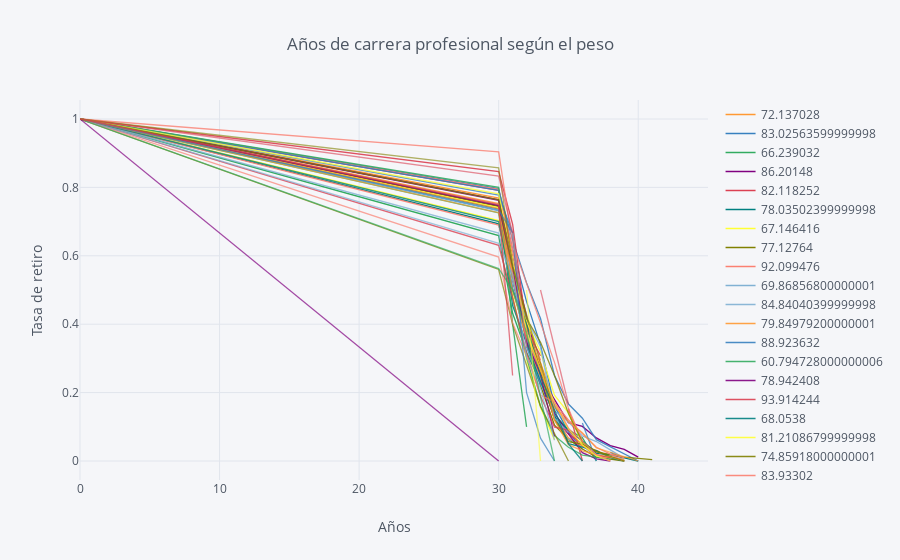

The notebook cell saved with this chart:
### Code cell
rates=survival(test, 'Weight(kgs)', 'Age', 'Retirement')
rates.iplot(kind='line', xTitle='Años', 
            yTitle='Tasa de retiro', title='Años de carrera profesional según el peso')

### Figure 1 — Plotly figure (JSON) as saved in the notebook; plotly's stock layout.template omitted (floating-point values rounded to 4 significant figures)
{"data": [{"line": {"color": "rgba(255, 153, 51, 1.0)", "dash": "solid", "shape": "linear", "width": 1.3}, "mode": "lines", "name": "72.137028", "text": "", "type": "scatter", "x": [0, 30, 31, 32, 33, 34, 35, 36, 37, 38, 39, 40, 41, 42, 44, 45], "y": [1, 0.7687, 0.5438, 0.3625, 0.2875, 0.1688, 0.09375, 0.04375, 0.03125, 0.0125, 0, "", "", "", "", ""]}, {"line": {"color": "rgba(55, 128, 191, 1.0)", "dash": "solid", "shape": "linear", "width": 1.3}, "mode": "lines", "name": "83.02563599999998", "text": "", "type": "scatter", "x": [0, 30, 31, 32, 33, 34, 35, 36, 37, 38, 39, 40, 41, 42, 44, 45], "y": [1, 0.7966, 0.6186, 0.4661, 0.339, 0.161, 0.08475, 0.0339, "", 0.02542, 0.008475, "", 0, "", "", ""]}, {"line": {"color": "rgba(50, 171, 96, 1.0)", "dash": "solid", "shape": "linear", "width": 1.3}, "mode": "lines", "name": "66.239032", "text": "", "type": "scatter", "x": [0, 30, 31, 32, 33, 34, 35, 36, 37, 38, 39, 40, 41, 42, 44, 45], "y": [1, 0.6591, 0.4318, 0.3182, 0.2273, 0.1364, 0.09091, 0.06818, 0, "", "", "", "", "", "", ""]}, {"line": {"color": "rgba(128, 0, 128, 1.0)", "dash": "solid", "shape": "linear", "width": 1.3}, "mode": "lines", "name": "86.20148", "text": "", "type": "scatter", "x": [0, 30, 31, 32, 33, 34, 35, 36, 37, 38, 39, 40, 41, 42, 44, 45], "y": [1, 0.764, 0.5281, 0.3596, 0.2472, 0.1798, 0.1124, 0.1011, 0.06742, 0.04494, 0.03371, 0.01124, "", "", 0, ""]}, {"line": {"color": "rgba(219, 64, 82, 1.0)", "dash": "solid", "shape": "linear", "width": 1.3}, "mode": "lines", "name": "82.118252", "text": "", "type": "scatter", "x": [0, 30, 31, 32, 33, 34, 35, 36, 37, 38, 39, 40, 41, 42, 44, 45], "y": [1, 0.7914, 0.5971, 0.4029, 0.2446, 0.1223, 0.07914, 0.05036, 0.007194, "", 0, "", "", "", "", ""]}, {"line": {"color": "rgba(0, 128, 128, 1.0)", "dash": "solid", "shape": "linear", "width": 1.3}, "mode": "lines", "name": "78.03502399999998", "text": "", "type": "scatter", "x": [0, 30, 31, 32, 33, 34, 35, 36, 37, 38, 39, 40, 41, 42, 44, 45], "y": [1, 0.6937, 0.5045, 0.3559, 0.2748, 0.1306, 0.09009, 0.05856, 0.02252, 0.01802, 0.009009, 0, "", "", "", ""]}, {"line": {"color": "rgba(255, 255, 51, 1.0)", "dash": "solid", "shape": "linear", "width": 1.3}, "mode": "lines", "name": "67.146416", "text": "", "type": "scatter", "x": [0, 30, 31, 32, 33, 34, 35, 36, 37, 38, 39, 40, 41, 42, 44, 45], "y": [1, 0.7031, 0.4844, 0.2969, 0.1563, 0.0625, "", 0.01563, "", 0, "", "", "", "", "", ""]}, {"line": {"color": "rgba(128, 128, 0, 1.0)", "dash": "solid", "shape": "linear", "width": 1.3}, "mode": "lines", "name": "77.12764", "text": "", "type": "scatter", "x": [0, 30, 31, 32, 33, 34, 35, 36, 37, 38, 39, 40, 41, 42, 44, 45], "y": [1, 0.7442, 0.5349, 0.3488, 0.2209, 0.1047, 0.06395, 0.03488, 0.01163, 0.005814, 0, "", "", "", "", ""]}, {"line": {"color": "rgba(251, 128, 114, 1.0)", "dash": "solid", "shape": "linear", "width": 1.3}, "mode": "lines", "name": "92.099476", "text": "", "type": "scatter", "x": [0, 30, 31, 32, 33, 34, 35, 36, 37, 38, 39, 40, 41, 42, 44, 45], "y": [1, 0.7941, 0.6176, 0.4118, 0.2941, "", 0.1471, 0.05882, "", 0.02941, "", 0, "", "", "", ""]}, {"line": {"color": "rgba(128, 177, 211, 1.0)", "dash": "solid", "shape": "linear", "width": 1.3}, "mode": "lines", "name": "69.86856800000001", "text": "", "type": "scatter", "x": [0, 30, 31, 32, 33, 34, 35, 36, 37, 38, 39, 40, 41, 42, 44, 45], "y": [1, 0.7312, 0.5054, 0.3548, 0.2258, 0.1398, 0.06452, 0.04301, 0.01613, 0.01075, 0.005376, "", 0, "", "", ""]}, {"line": {"color": "rgba(128, 177, 211, 0.8999999999999999)", "dash": "solid", "shape": "linear", "width": 1.3}, "mode": "lines", "name": "84.84040399999998", "text": "", "type": "scatter", "x": [0, 30, 31, 32, 33, 34, 35, 36, 37, 38, 39, 40, 41, 42, 44, 45], "y": [1, 0.748, 0.5285, 0.3821, 0.2358, 0.1463, 0.1138, 0.07317, 0.05691, 0.03252, 0.00813, "", 0, "", "", ""]}, {"line": {"color": "rgba(255, 153, 51, 0.8999999999999999)", "dash": "solid", "shape": "linear", "width": 1.3}, "mode": "lines", "name": "79.84979200000001", "text": "", "type": "scatter", "x": [0, 30, 31, 32, 33, 34, 35, 36, 37, 38, 39, 40, 41, 42, 44, 45], "y": [1, 0.7524, 0.5631, 0.3398, 0.2476, 0.1262, 0.06796, 0.04369, 0.02913, 0.009709, 0.004854, "", "", 0, "", ""]}, {"line": {"color": "rgba(55, 128, 191, 0.8999999999999999)", "dash": "solid", "shape": "linear", "width": 1.3}, "mode": "lines", "name": "88.923632", "text": "", "type": "scatter", "x": [0, 30, 31, 32, 33, 34, 35, 36, 37, 38, 39, 40, 41, 42, 44, 45], "y": [1, 0.7917, 0.6458, 0.5208, 0.4167, 0.25, 0.1667, 0.125, 0.0625, 0.04167, 0.02083, 0, "", "", "", ""]}, {"line": {"color": "rgba(50, 171, 96, 0.8999999999999999)", "dash": "solid", "shape": "linear", "width": 1.3}, "mode": "lines", "name": "60.794728000000006", "text": "", "type": "scatter", "x": [0, 30, 31, 32, 33, 34, 35, 36, 37, 38, 39, 40, 41, 42, 44, 45], "y": [1, 0.8, 0.4, 0.1, "", "", 0, "", "", "", "", "", "", "", "", ""]}, {"line": {"color": "rgba(128, 0, 128, 0.8999999999999999)", "dash": "solid", "shape": "linear", "width": 1.3}, "mode": "lines", "name": "78.942408", "text": "", "type": "scatter", "x": [0, 30, 31, 32, 33, 34, 35, 36, 37, 38, 39, 40, 41, 42, 44, 45], "y": [1, 0.7622, 0.5915, 0.4268, 0.2561, 0.1402, 0.07927, 0.02439, 0.006098, 0, "", "", "", "", "", ""]}, {"line": {"color": "rgba(219, 64, 82, 0.8999999999999999)", "dash": "solid", "shape": "linear", "width": 1.3}, "mode": "lines", "name": "93.914244", "text": "", "type": "scatter", "x": [0, 30, 31, 32, 33, 34, 35, 36, 37, 38, 39, 40, 41, 42, 44, 45], "y": [1, 0.8462, 0.6923, 0.3846, 0.3077, "", 0.1538, 0, "", "", "", "", "", "", "", ""]}, {"line": {"color": "rgba(0, 128, 128, 0.8999999999999999)", "dash": "solid", "shape": "linear", "width": 1.3}, "mode": "lines", "name": "68.0538", "text": "", "type": "scatter", "x": [0, 30, 31, 32, 33, 34, 35, 36, 37, 38, 39, 40, 41, 42, 44, 45], "y": [1, 0.7374, 0.4545, 0.3434, 0.2323, 0.1313, 0.05051, 0.0404, 0.0303, 0.0101, 0, "", "", "", "", ""]}, {"line": {"color": "rgba(255, 255, 51, 0.8999999999999999)", "dash": "solid", "shape": "linear", "width": 1.3}, "mode": "lines", "name": "81.21086799999998", "text": "", "type": "scatter", "x": [0, 30, 31, 32, 33, 34, 35, 36, 37, 38, 39, 40, 41, 42, 44, 45], "y": [1, 0.7407, 0.5556, 0.4074, 0.3185, 0.1926, 0.1407, 0.05185, 0.01481, 0.007407, "", 0, "", "", "", ""]}, {"line": {"color": "rgba(128, 128, 0, 0.8999999999999999)", "dash": "solid", "shape": "linear", "width": 1.3}, "mode": "lines", "name": "74.85918000000001", "text": "", "type": "scatter", "x": [0, 30, 31, 32, 33, 34, 35, 36, 37, 38, 39, 40, 41, 42, 44, 45], "y": [1, 0.7462, 0.5417, 0.3977, 0.2652, 0.1212, 0.05682, 0.04924, 0.02652, 0.01894, 0.01136, 0.007576, 0.003788, "", "", 0]}, {"line": {"color": "rgba(251, 128, 114, 0.8999999999999999)", "dash": "solid", "shape": "linear", "width": 1.3}, "mode": "lines", "name": "83.93302", "text": "", "type": "scatter", "x": [0, 30, 31, 32, 33, 34, 35, 36, 37, 38, 39, 40, 41, 42, 44, 45], "y": [1, 0.69, 0.55, 0.38, 0.25, 0.17, 0.12, 0.08, 0.04, 0.02, 0.01, "", "", "", 0, ""]}, {"line": {"color": "rgba(251, 128, 114, 0.7999999999999998)", "dash": "solid", "shape": "linear", "width": 1.3}, "mode": "lines", "name": "89.83101599999998", "text": "", "type": "scatter", "x": [0, 30, 31, 32, 33, 34, 35, 36, 37, 38, 39, 40, 41, 42, 44, 45], "y": [1, 0.9038, 0.6346, 0.5192, 0.4038, 0.2885, 0.1538, 0.05769, "", 0.01923, 0, "", "", "", "", ""]}, {"line": {"color": "rgba(128, 177, 211, 0.7999999999999998)", "dash": "solid", "shape": "linear", "width": 1.3}, "mode": "lines", "name": "91.192092", "text": "", "type": "scatter", "x": [0, 30, 31, 32, 33, 34, 35, 36, 37, 38, 39, 40, 41, 42, 44, 45], "y": [1, 0.6667, 0.5, 0.4167, 0.3333, 0.125, 0.08333, "", 0, "", "", "", "", "", "", ""]}, {"line": {"color": "rgba(255, 153, 51, 0.7999999999999998)", "dash": "solid", "shape": "linear", "width": 1.3}, "mode": "lines", "name": "73.951796", "text": "", "type": "scatter", "x": [0, 30, 31, 32, 33, 34, 35, 36, 37, 38, 39, 40, 41, 42, 44, 45], "y": [1, 0.7381, 0.5417, 0.3929, 0.2798, 0.119, 0.04762, 0.02976, 0.01786, 0.0119, 0, "", "", "", "", ""]}, {"line": {"color": "rgba(55, 128, 191, 0.7999999999999998)", "dash": "solid", "shape": "linear", "width": 1.3}, "mode": "lines", "name": "94.821628", "text": "", "type": "scatter", "x": [0, 30, 31, 32, 33, 34, 35, 36, 37, 38, 39, 40, 41, 42, 44, 45], "y": [1, 0.7778, 0.6667, 0.3333, 0.2222, "", "", 0.1111, 0, "", "", "", "", "", "", ""]}, {"line": {"color": "rgba(50, 171, 96, 0.7999999999999998)", "dash": "solid", "shape": "linear", "width": 1.3}, "mode": "lines", "name": "73.044412", "text": "", "type": "scatter", "x": [0, 30, 31, 32, 33, 34, 35, 36, 37, 38, 39, 40, 41, 42, 44, 45], "y": [1, 0.7257, 0.4743, 0.3029, 0.16, 0.07429, 0.04, 0.01714, 0.01143, 0.005714, "", "", 0, "", "", ""]}, {"line": {"color": "rgba(128, 0, 128, 0.7999999999999998)", "dash": "solid", "shape": "linear", "width": 1.3}, "mode": "lines", "name": "68.961184", "text": "", "type": "scatter", "x": [0, 30, 31, 32, 33, 34, 35, 36, 37, 38, 39, 40, 41, 42, 44, 45], "y": [1, 0.747, 0.5663, 0.3494, 0.253, 0.07229, "", 0.01205, "", "", "", 0, "", "", "", ""]}, {"line": {"color": "rgba(219, 64, 82, 0.7999999999999998)", "dash": "solid", "shape": "linear", "width": 1.3}, "mode": "lines", "name": "71.229644", "text": "", "type": "scatter", "x": [0, 30, 31, 32, 33, 34, 35, 36, 37, 38, 39, 40, 41, 42, 44, 45], "y": [1, 0.6306, 0.4775, 0.3153, 0.1892, 0.0991, 0.09009, 0.04505, 0.01802, 0.009009, "", 0, "", "", "", ""]}, {"line": {"color": "rgba(0, 128, 128, 0.7999999999999998)", "dash": "solid", "shape": "linear", "width": 1.3}, "mode": "lines", "name": "93.00686", "text": "", "type": "scatter", "x": [0, 30, 31, 32, 33, 34, 35, 36, 37, 38, 39, 40, 41, 42, 44, 45], "y": [1, 0.7, 0.5, 0.4, 0.25, 0.15, 0.05, 0, "", "", "", "", "", "", "", ""]}, {"line": {"color": "rgba(255, 255, 51, 0.7999999999999998)", "dash": "solid", "shape": "linear", "width": 1.3}, "mode": "lines", "name": "87.108864", "text": "", "type": "scatter", "x": [0, 30, 31, 32, 33, 34, 35, 36, 37, 38, 39, 40, 41, 42, 44, 45], "y": [1, 0.7813, 0.5938, 0.375, 0.2656, 0.1719, 0.09375, 0.04688, 0.01563, 0, "", "", "", "", "", ""]}, {"line": {"color": "rgba(128, 128, 0, 0.7999999999999998)", "dash": "solid", "shape": "linear", "width": 1.3}, "mode": "lines", "name": "88.01624799999998", "text": "", "type": "scatter", "x": [0, 30, 31, 32, 33, 34, 35, 36, 37, 38, 39, 40, 41, 42, 44, 45], "y": [1, 0.7639, 0.5694, 0.4167, 0.3472, 0.25, 0.1389, 0.05556, 0.02778, 0.01389, 0, "", "", "", "", ""]}, {"line": {"color": "rgba(128, 128, 0, 0.7)", "dash": "solid", "shape": "linear", "width": 1.3}, "mode": "lines", "name": "63.063188000000004", "text": "", "type": "scatter", "x": [0, 30, 31, 32, 33, 34, 35, 36, 37, 38, 39, 40, 41, 42, 44, 45], "y": [1, 0.56, 0.4, 0.28, 0.16, 0.08, 0, "", "", "", "", "", "", "", "", ""]}, {"line": {"color": "rgba(251, 128, 114, 0.7)", "dash": "solid", "shape": "linear", "width": 1.3}, "mode": "lines", "name": "64.87795600000001", "text": "", "type": "scatter", "x": [0, 30, 31, 32, 33, 34, 35, 36, 37, 38, 39, 40, 41, 42, 44, 45], "y": [1, 0.5962, 0.4038, 0.3077, 0.1923, 0.1731, 0.09615, 0.05769, 0.01923, 0, "", "", "", "", "", ""]}, {"line": {"color": "rgba(128, 177, 211, 0.7)", "dash": "solid", "shape": "linear", "width": 1.3}, "mode": "lines", "name": "63.970572", "text": "", "type": "scatter", "x": [0, 30, 31, 32, 33, 34, 35, 36, 37, 38, 39, 40, 41, 42, 44, 45], "y": [1, 0.6364, 0.5455, 0.303, 0.2121, 0.06061, "", 0, "", "", "", "", "", "", "", ""]}, {"line": {"color": "rgba(255, 153, 51, 0.7)", "dash": "solid", "shape": "linear", "width": 1.3}, "mode": "lines", "name": "76.22025599999998", "text": "", "type": "scatter", "x": [0, 30, 31, 32, 33, 34, 35, 36, 37, 38, 39, 40, 41, 42, 44, 45], "y": [1, 0.7261, 0.4968, 0.3631, 0.2675, 0.1592, 0.1146, 0.0828, 0.03822, 0.02548, 0.01274, 0, "", "", "", ""]}, {"line": {"color": "rgba(55, 128, 191, 0.7)", "dash": "solid", "shape": "linear", "width": 1.3}, "mode": "lines", "name": "59.88734399999999", "text": "", "type": "scatter", "x": [0, 30, 31, 32, 33, 34, 35, 36, 37, 38, 39, 40, 41, 42, 44, 45], "y": [1, 0.7333, 0.6667, 0.2, 0.06667, 0, "", "", "", "", "", "", "", "", "", ""]}, {"line": {"color": "rgba(50, 171, 96, 0.7)", "dash": "solid", "shape": "linear", "width": 1.3}, "mode": "lines", "name": "62.155804", "text": "", "type": "scatter", "x": [0, 30, 31, 32, 33, 34, 35, 36, 37, 38, 39, 40, 41, 42, 44, 45], "y": [1, 0.5625, 0.5, 0.375, 0.1875, 0, "", "", "", "", "", "", "", "", "", ""]}, {"line": {"color": "rgba(128, 0, 128, 0.7)", "dash": "solid", "shape": "linear", "width": 1.3}, "mode": "lines", "name": "57.165192000000005", "text": "", "type": "scatter", "x": [0, 30, 31, 32, 33, 34, 35, 36, 37, 38, 39, 40, 41, 42, 44, 45], "y": [1, 0, "", "", "", "", "", "", "", "", "", "", "", "", "", ""]}, {"line": {"color": "rgba(219, 64, 82, 0.7)", "dash": "solid", "shape": "linear", "width": 1.3}, "mode": "lines", "name": "97.090088", "text": "", "type": "scatter", "x": [0, 30, 31, 32, 33, 34, 35, 36, 37, 38, 39, 40, 41, 42, 44, 45], "y": [1, 0.75, 0.25, "", "", "", "", "", "", "", "", 0, "", "", "", ""]}, {"line": {"color": "rgba(0, 128, 128, 0.7)", "dash": "solid", "shape": "linear", "width": 1.3}, "mode": "lines", "name": "55.804116", "text": "", "type": "scatter", "x": [0, 30, 31, 32, 33, 34, 35, 36, 37, 38, 39, 40, 41, 42, 44, 45], "y": [1, "", 0, "", "", "", "", "", "", "", "", "", "", "", "", ""]}, {"line": {"color": "rgba(255, 255, 51, 0.7)", "dash": "solid", "shape": "linear", "width": 1.3}, "mode": "lines", "name": "101.173316", "text": "", "type": "scatter", "x": [0, 30, 31, 32, 33, 34, 35, 36, 37, 38, 39, 40, 41, 42, 44, 45], "y": [1, "", 0.5, "", "", 0, "", "", "", "", "", "", "", "", "", ""]}, {"line": {"color": "rgba(255, 255, 51, 0.5999999999999999)", "dash": "solid", "shape": "linear", "width": 1.3}, "mode": "lines", "name": "98.90485600000001", "text": "", "type": "scatter", "x": [0, 30, 31, 32, 33, 34, 35, 36, 37, 38, 39, 40, 41, 42, 44, 45], "y": [1, "", "", 0.5, 0, "", "", "", "", "", "", "", "", "", "", ""]}, {"line": {"color": "rgba(128, 128, 0, 0.5999999999999999)", "dash": "solid", "shape": "linear", "width": 1.3}, "mode": "lines", "name": "96.182704", "text": "", "type": "scatter", "x": [0, 30, 31, 32, 33, 34, 35, 36, 37, 38, 39, 40, 41, 42, 44, 45], "y": [1, 0.8571, 0.5714, 0.4286, 0.2857, 0.1429, "", "", 0, "", "", "", "", "", "", ""]}, {"line": {"color": "rgba(251, 128, 114, 0.5999999999999999)", "dash": "solid", "shape": "linear", "width": 1.3}, "mode": "lines", "name": "58.97996", "text": "", "type": "scatter", "x": [0, 30, 31, 32, 33, 34, 35, 36, 37, 38, 39, 40, 41, 42, 44, 45], "y": [1, "", 0.6667, 0.3333, "", 0, "", "", "", "", "", "", "", "", "", ""]}, {"line": {"color": "rgba(128, 177, 211, 0.5999999999999999)", "dash": "solid", "shape": "linear", "width": 1.3}, "mode": "lines", "name": "107.071312", "text": "", "type": "scatter", "x": [0, 30, 31, 32, 33, 34, 35, 36, 37, 38, 39, 40, 41, 42, 44, 45], "y": [1, "", 0, "", "", "", "", "", "", "", "", "", "", "", "", ""]}, {"line": {"color": "rgba(255, 153, 51, 0.5999999999999999)", "dash": "solid", "shape": "linear", "width": 1.3}, "mode": "lines", "name": "103.89546800000001", "text": "", "type": "scatter", "x": [0, 30, 31, 32, 33, 34, 35, 36, 37, 38, 39, 40, 41, 42, 44, 45], "y": [1, "", "", "", 0, "", "", "", "", "", "", "", "", "", "", ""]}, {"line": {"color": "rgba(55, 128, 191, 0.5999999999999999)", "dash": "solid", "shape": "linear", "width": 1.3}, "mode": "lines", "name": "110.247156", "text": "", "type": "scatter", "x": [0, 30, 31, 32, 33, 34, 35, 36, 37, 38, 39, 40, 41, 42, 44, 45], "y": [1, "", "", "", "", "", "", 0, "", "", "", "", "", "", "", ""]}, {"line": {"color": "rgba(50, 171, 96, 0.5999999999999999)", "dash": "solid", "shape": "linear", "width": 1.3}, "mode": "lines", "name": "58.072576", "text": "", "type": "scatter", "x": [0, 30, 31, 32, 33, 34, 35, 36, 37, 38, 39, 40, 41, 42, 44, 45], "y": [1, "", 0, "", "", "", "", "", "", "", "", "", "", "", "", ""]}, {"line": {"color": "rgba(128, 0, 128, 0.5999999999999999)", "dash": "solid", "shape": "linear", "width": 1.3}, "mode": "lines", "name": "102.988084", "text": "", "type": "scatter", "x": [0, 30, 31, 32, 33, 34, 35, 36, 37, 38, 39, 40, 41, 42, 44, 45], "y": [1, "", 0, "", "", "", "", "", "", "", "", "", "", "", "", ""]}, {"line": {"color": "rgba(219, 64, 82, 0.5999999999999999)", "dash": "solid", "shape": "linear", "width": 1.3}, "mode": "lines", "name": "76.673948", "text": "", "type": "scatter", "x": [0, 30, 31, 32, 33, 34, 35, 36, 37, 38, 39, 40, 41, 42, 44, 45], "y": [1, 0.8333, 0.6667, "", 0.5, 0.3333, 0.1667, "", 0, "", "", "", "", "", "", ""]}, {"line": {"color": "rgba(0, 128, 128, 0.5999999999999999)", "dash": "solid", "shape": "linear", "width": 1.3}, "mode": "lines", "name": "106.163928", "text": "", "type": "scatter", "x": [0, 30, 31, 32, 33, 34, 35, 36, 37, 38, 39, 40, 41, 42, 44, 45], "y": [1, "", "", "", "", 0, "", "", "", "", "", "", "", "", "", ""]}], "layout": {"legend": {"bgcolor": "#F5F6F9", "font": {"color": "#4D5663"}}, "paper_bgcolor": "#F5F6F9", "plot_bgcolor": "#F5F6F9", "title": {"font": {"color": "#4D5663"}, "text": "Años de carrera profesional según el peso"}, "xaxis": {"gridcolor": "#E1E5ED", "showgrid": true, "tickfont": {"color": "#4D5663"}, "title": {"font": {"color": "#4D5663"}, "text": "Años"}, "zerolinecolor": "#E1E5ED"}, "yaxis": {"gridcolor": "#E1E5ED", "showgrid": true, "tickfont": {"color": "#4D5663"}, "title": {"font": {"color": "#4D5663"}, "text": "Tasa de retiro"}, "zerolinecolor": "#E1E5ED"}}}
